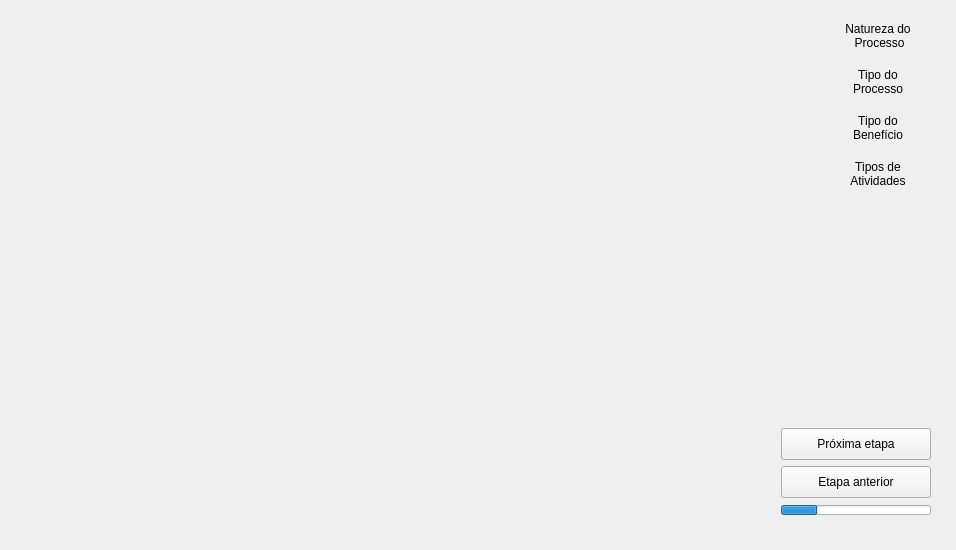
     <widget class="QFrame" name="frBottomBackground">
      <property name="sizePolicy">
       <sizepolicy hsizetype="Preferred" vsizetype="Preferred">
        <horstretch>0</horstretch>
        <verstretch>0</verstretch>
       </sizepolicy>
      </property>
      <property name="minimumSize">
       <size>
        <width>800</width>
        <height>550</height>
       </size>
      </property>
      <property name="maximumSize">
       <size>
        <width>16777215</width>
        <height>16777215</height>
       </size>
      </property>
      <property name="frameShape">
       <enum>QFrame::NoFrame</enum>
      </property>
      <property name="frameShadow">
       <enum>QFrame::Raised</enum>
      </property>
      <layout class="QHBoxLayout" name="horizontalLayout_18">
       <property name="leftMargin">
        <number>0</number>
       </property>
       <property name="topMargin">
        <number>16</number>
       </property>
       <property name="rightMargin">
        <number>0</number>
       </property>
       <property name="bottomMargin">
        <number>0</number>
       </property>
       <item alignment="Qt::AlignTop">
        <widget class="QStackedWidget" name="stackedWidget">
         <property name="sizePolicy">
          <sizepolicy hsizetype="Preferred" vsizetype="Preferred">
           <horstretch>0</horstretch>
           <verstretch>0</verstretch>
          </sizepolicy>
         </property>
         <property name="minimumSize">
          <size>
           <width>750</width>
           <height>530</height>
          </size>
         </property>
         <property name="maximumSize">
          <size>
           <width>16777215</width>
           <height>16755515</height>
          </size>
         </property>
        </widget>
       </item>
       <item alignment="Qt::AlignTop">
        <widget class="QFrame" name="frRight">
         <property name="sizePolicy">
          <sizepolicy hsizetype="Minimum" vsizetype="Preferred">
           <horstretch>0</horstretch>
           <verstretch>0</verstretch>
          </sizepolicy>
         </property>
         <property name="minimumSize">
          <size>
           <width>200</width>
           <height>500</height>
          </size>
         </property>
         <property name="maximumSize">
          <size>
           <width>260</width>
           <height>16777215</height>
          </size>
         </property>
         <property name="frameShape">
          <enum>QFrame::NoFrame</enum>
         </property>
         <property name="frameShadow">
          <enum>QFrame::Raised</enum>
         </property>
         <layout class="QVBoxLayout" name="verticalLayout_3">
          <property name="leftMargin">
           <number>0</number>
          </property>
          <property name="topMargin">
           <number>0</number>
          </property>
          <property name="rightMargin">
           <number>0</number>
          </property>
          <property name="bottomMargin">
           <number>0</number>
          </property>
          <item alignment="Qt::AlignHCenter">
           <widget class="QFrame" name="frNaturezaRight">
            <property name="minimumSize">
             <size>
              <width>150</width>
              <height>40</height>
             </size>
            </property>
            <property name="maximumSize">
             <size>
              <width>210</width>
              <height>40</height>
             </size>
            </property>
            <property name="frameShape">
             <enum>QFrame::NoFrame</enum>
            </property>
            <property name="frameShadow">
             <enum>QFrame::Raised</enum>
            </property>
            <layout class="QHBoxLayout" name="horizontalLayout_10">
             <property name="spacing">
              <number>0</number>
             </property>
             <property name="leftMargin">
              <number>0</number>
             </property>
             <property name="topMargin">
              <number>0</number>
             </property>
             <property name="rightMargin">
              <number>0</number>
             </property>
             <property name="bottomMargin">
              <number>0</number>
             </property>
             <item>
              <widget class="QFrame" name="frInfo1Icon">
               <property name="maximumSize">
                <size>
                 <width>40</width>
                 <height>16777215</height>
                </size>
               </property>
               <property name="frameShape">
                <enum>QFrame::NoFrame</enum>
               </property>
               <property name="frameShadow">
                <enum>QFrame::Raised</enum>
               </property>
              </widget>
             </item>
             <item>
              <widget class="QFrame" name="frame_5">
               <property name="frameShape">
                <enum>QFrame::NoFrame</enum>
               </property>
               <property name="frameShadow">
                <enum>QFrame::Raised</enum>
               </property>
               <layout class="QHBoxLayout" name="horizontalLayout_14">
                <property name="spacing">
                 <number>0</number>
                </property>
                <property name="leftMargin">
                 <number>4</number>
                </property>
                <property name="topMargin">
                 <number>0</number>
                </property>
                <property name="rightMargin">
                 <number>0</number>
                </property>
                <property name="bottomMargin">
                 <number>0</number>
                </property>
                <item>
                 <widget class="QLabel" name="lbInfo1">
                  <property name="text">
                   <string>Natureza do
 Processo</string>
                  </property>
                  <property name="alignment">
                   <set>Qt::AlignCenter</set>
                  </property>
                 </widget>
                </item>
               </layout>
              </widget>
             </item>
            </layout>
           </widget>
          </item>
          <item alignment="Qt::AlignHCenter">
           <widget class="QFrame" name="frTipoProcRight">
            <property name="minimumSize">
             <size>
              <width>150</width>
              <height>40</height>
             </size>
            </property>
            <property name="maximumSize">
             <size>
              <width>210</width>
              <height>40</height>
             </size>
            </property>
            <property name="frameShape">
             <enum>QFrame::NoFrame</enum>
            </property>
            <property name="frameShadow">
             <enum>QFrame::Raised</enum>
            </property>
            <layout class="QHBoxLayout" name="horizontalLayout_11">
             <property name="spacing">
              <number>0</number>
             </property>
             <property name="leftMargin">
              <number>0</number>
             </property>
             <property name="topMargin">
              <number>0</number>
             </property>
             <property name="rightMargin">
              <number>0</number>
             </property>
             <property name="bottomMargin">
              <number>0</number>
             </property>
             <item>
              <widget class="QFrame" name="frInfo2Icon">
               <property name="maximumSize">
                <size>
                 <width>40</width>
                 <height>16777215</height>
                </size>
               </property>
               <property name="frameShape">
                <enum>QFrame::NoFrame</enum>
               </property>
               <property name="frameShadow">
                <enum>QFrame::Raised</enum>
               </property>
              </widget>
             </item>
             <item>
              <widget class="QFrame" name="frame_8">
               <property name="frameShape">
                <enum>QFrame::NoFrame</enum>
               </property>
               <property name="frameShadow">
                <enum>QFrame::Raised</enum>
               </property>
               <layout class="QHBoxLayout" name="horizontalLayout_15">
                <property name="spacing">
                 <number>0</number>
                </property>
                <property name="leftMargin">
                 <number>4</number>
                </property>
                <property name="topMargin">
                 <number>0</number>
                </property>
                <property name="rightMargin">
                 <number>0</number>
                </property>
                <property name="bottomMargin">
                 <number>0</number>
                </property>
                <item>
                 <widget class="QLabel" name="lbInfo2">
                  <property name="text">
                   <string>Tipo do 
Processo</string>
                  </property>
                  <property name="alignment">
                   <set>Qt::AlignCenter</set>
                  </property>
                 </widget>
                </item>
               </layout>
              </widget>
             </item>
            </layout>
           </widget>
          </item>
          <item alignment="Qt::AlignHCenter">
           <widget class="QFrame" name="frTipoBeneRight">
            <property name="minimumSize">
             <size>
              <width>150</width>
              <height>40</height>
             </size>
            </property>
            <property name="maximumSize">
             <size>
              <width>210</width>
              <height>40</height>
             </size>
            </property>
            <property name="frameShape">
             <enum>QFrame::NoFrame</enum>
            </property>
            <property name="frameShadow">
             <enum>QFrame::Raised</enum>
            </property>
            <layout class="QHBoxLayout" name="horizontalLayout_12">
             <property name="spacing">
              <number>0</number>
             </property>
             <property name="leftMargin">
              <number>0</number>
             </property>
             <property name="topMargin">
              <number>0</number>
             </property>
             <property name="rightMargin">
              <number>0</number>
             </property>
             <property name="bottomMargin">
              <number>0</number>
             </property>
             <item>
              <widget class="QFrame" name="frInfo3Icon">
               <property name="maximumSize">
                <size>
                 <width>40</width>
                 <height>16777215</height>
                </size>
               </property>
               <property name="frameShape">
                <enum>QFrame::NoFrame</enum>
               </property>
               <property name="frameShadow">
                <enum>QFrame::Raised</enum>
               </property>
              </widget>
             </item>
             <item>
              <widget class="QFrame" name="frame_11">
               <property name="frameShape">
                <enum>QFrame::NoFrame</enum>
               </property>
               <property name="frameShadow">
                <enum>QFrame::Raised</enum>
               </property>
               <layout class="QHBoxLayout" name="horizontalLayout_16">
                <property name="spacing">
                 <number>0</number>
                </property>
                <property name="leftMargin">
                 <number>4</number>
                </property>
                <property name="topMargin">
                 <number>0</number>
                </property>
                <property name="rightMargin">
                 <number>0</number>
                </property>
                <property name="bottomMargin">
                 <number>0</number>
                </property>
                <item>
                 <widget class="QLabel" name="lbInfo3">
                  <property name="text">
                   <string>Tipo do 
Benefício</string>
                  </property>
                  <property name="alignment">
                   <set>Qt::AlignCenter</set>
                  </property>
                 </widget>
                </item>
               </layout>
              </widget>
             </item>
            </layout>
           </widget>
          </item>
          <item alignment="Qt::AlignHCenter">
           <widget class="QFrame" name="frTiposAtiv">
            <property name="minimumSize">
             <size>
              <width>150</width>
              <height>40</height>
             </size>
            </property>
            <property name="maximumSize">
             <size>
              <width>210</width>
              <height>40</height>
             </size>
            </property>
            <property name="frameShape">
             <enum>QFrame::NoFrame</enum>
            </property>
            <property name="frameShadow">
             <enum>QFrame::Raised</enum>
            </property>
            <layout class="QHBoxLayout" name="horizontalLayout_13">
             <property name="spacing">
              <number>0</number>
             </property>
             <property name="leftMargin">
              <number>0</number>
             </property>
             <property name="topMargin">
              <number>0</number>
             </property>
             <property name="rightMargin">
              <number>0</number>
             </property>
             <property name="bottomMargin">
              <number>0</number>
             </property>
             <item>
              <widget class="QFrame" name="frInfo4Icon">
               <property name="maximumSize">
                <size>
                 <width>40</width>
                 <height>16777215</height>
                </size>
               </property>
               <property name="frameShape">
                <enum>QFrame::NoFrame</enum>
               </property>
               <property name="frameShadow">
                <enum>QFrame::Raised</enum>
               </property>
              </widget>
             </item>
             <item>
              <widget class="QFrame" name="frame_14">
               <property name="frameShape">
                <enum>QFrame::NoFrame</enum>
               </property>
               <property name="frameShadow">
                <enum>QFrame::Raised</enum>
               </property>
               <layout class="QHBoxLayout" name="horizontalLayout_17">
                <property name="spacing">
                 <number>0</number>
                </property>
                <property name="leftMargin">
                 <number>4</number>
                </property>
                <property name="topMargin">
                 <number>0</number>
                </property>
                <property name="rightMargin">
                 <number>0</number>
                </property>
                <property name="bottomMargin">
                 <number>0</number>
                </property>
                <item>
                 <widget class="QLabel" name="lbInfo4">
                  <property name="text">
                   <string>Tipos de 
Atividades</string>
                  </property>
                  <property name="alignment">
                   <set>Qt::AlignCenter</set>
                  </property>
                 </widget>
                </item>
               </layout>
              </widget>
             </item>
            </layout>
           </widget>
          </item>
          <item>
           <spacer name="verticalSpacer">
            <property name="orientation">
             <enum>Qt::Vertical</enum>
            </property>
            <property name="sizeHint" stdset="0">
             <size>
              <width>20</width>
              <height>40</height>
             </size>
            </property>
           </spacer>
          </item>
          <item alignment="Qt::AlignHCenter">
           <widget class="QPushButton" name="pbProxEtapa">
            <property name="minimumSize">
             <size>
              <width>150</width>
              <height>32</height>
             </size>
            </property>
            <property name="maximumSize">
             <size>
              <width>230</width>
              <height>32</height>
             </size>
            </property>
            <property name="text">
             <string>Próxima etapa</string>
            </property>
           </widget>
          </item>
          <item alignment="Qt::AlignHCenter">
           <widget class="QPushButton" name="pbVoltaEtapa">
            <property name="minimumSize">
             <size>
              <width>150</width>
              <height>32</height>
             </size>
            </property>
            <property name="maximumSize">
             <size>
              <width>230</width>
              <height>32</height>
             </size>
            </property>
            <property name="text">
             <string>Etapa anterior</string>
            </property>
           </widget>
          </item>
          <item alignment="Qt::AlignHCenter">
           <widget class="QFrame" name="frame">
            <property name="maximumSize">
             <size>
              <width>230</width>
              <height>12</height>
             </size>
            </property>
            <property name="sizeIncrement">
             <size>
              <width>230</width>
              <height>20</height>
             </size>
            </property>
            <property name="frameShape">
             <enum>QFrame::NoFrame</enum>
            </property>
            <property name="frameShadow">
             <enum>QFrame::Raised</enum>
            </property>
            <layout class="QHBoxLayout" name="horizontalLayout_19">
             <property name="spacing">
              <number>0</number>
             </property>
             <property name="leftMargin">
              <number>0</number>
             </property>
             <property name="topMargin">
              <number>0</number>
             </property>
             <property name="rightMargin">
              <number>0</number>
             </property>
             <property name="bottomMargin">
              <number>0</number>
             </property>
             <item>
              <spacer name="verticalSpacer_2">
               <property name="orientation">
                <enum>Qt::Vertical</enum>
               </property>
               <property name="sizeHint" stdset="0">
                <size>
                 <width>0</width>
                 <height>20</height>
                </size>
               </property>
              </spacer>
             </item>
             <item>
              <widget class="QProgressBar" name="pbarProgresso">
               <property name="minimumSize">
                <size>
                 <width>150</width>
                 <height>10</height>
                </size>
               </property>
               <property name="maximumSize">
                <size>
                 <width>220</width>
                 <height>10</height>
                </size>
               </property>
               <property name="value">
                <number>24</number>
               </property>
               <property name="textVisible">
                <bool>false</bool>
               </property>
               <property name="invertedAppearance">
                <bool>false</bool>
               </property>
              </widget>
             </item>
            </layout>
           </widget>
          </item>
         </layout>
        </widget>
       </item>
      </layout>
     </widget>
